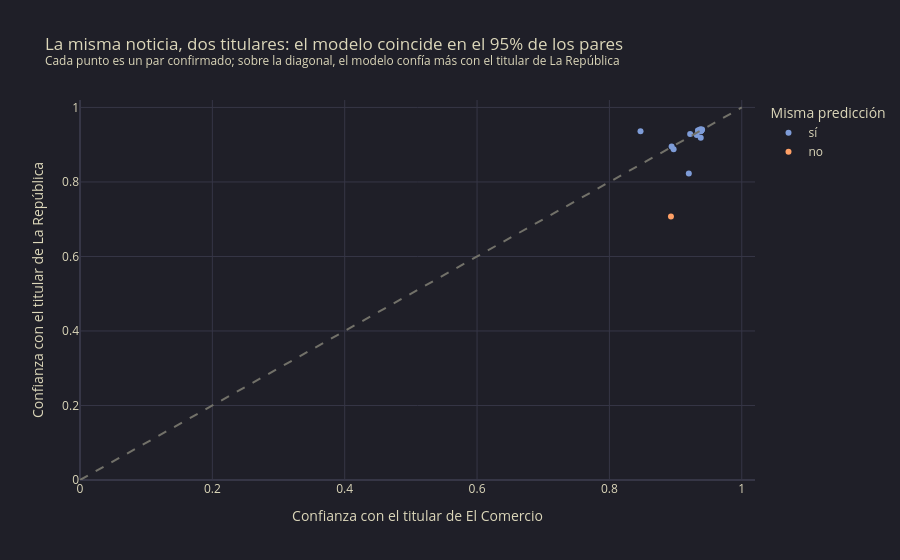

The cell this chart's notebook holds for it:
### Code cell
misma = np.where(pares["pred_lr"] == pares["pred_ec"], "sí", "no")
fig = px.scatter(pares, x="prob_ec", y="prob_lr", color=misma,
                 hover_data=["titular_lr", "titular_ec"], range_x=[0, 1.02], range_y=[0, 1.02],
                 color_discrete_map={"sí": kanagawa.SERIE, "no": kanagawa.CONTRASTE},
                 labels={"prob_ec": "Confianza con el titular de El Comercio",
                         "prob_lr": "Confianza con el titular de La República", "color": "Misma predicción"},
                 title=(f"La misma noticia, dos titulares: el modelo coincide en el "
                        f"{(pares['pred_lr'] == pares['pred_ec']).mean():.0%} de los pares"
                        f"<br><sup>Cada punto es un par confirmado; sobre la diagonal, el modelo confía más con el "
                        f"titular de La República</sup>"))
fig.add_shape(type="line", x0=0, y0=0, x1=1, y1=1, line=dict(dash="dash", color=kanagawa.GRIS))
fig.show()

### Figure 1 — Plotly figure (JSON) as saved in the notebook; plotly's stock layout.template omitted (floating-point values rounded to 4 significant figures)
{"data": [{"customdata": [["Precio del dólar hoy en Perú, sábado 17 de octubre: consulta el tipo de cambio para compra y venta", "Precio del dólar en Perú hoy, sábado 17 de octubre: cuál es el tipo de cambio del día"], ["Alianza Lima vs Atlético Grau EN VIVO: hora y canal del partido por la fecha 12 del Torneo Clausura de la Liga 1 2026", "Liga 1 MAX hoy en vivo, Alianza Lima vs. Atlético Grau por fecha 12 del Torneo Clausura"], ["César Acuña anuncia su retiro de la política: “Les doy una buena noticia”", "César Acuña anuncia su retiro: “Chau política, dedicado a tiempo completo a formar a mis jóvenes”"], ["Tabla de posiciones Torneo Clausura y Acumulado de la Liga 1 2026: resultados de los partidos de la fecha 12", "Tabla de posiciones, Liga 1: programación y resultados de la jornada 12 del Torneo Clausura"], ["López Chau tras pelea protagonizada por ministro César Astudillo: \"Estoy tentado a pedir su interpelación\"", "Alfonso López Chau: “Dado el comportamiento actual del ministro del Interior, estoy tentado de pedir su interpelación”"], ["Selección peruana confirmó nuevo amistoso para la fecha FIFA de noviembre: la 'Bicolor' enfrentará a Bolivia en Lima", "Perú vs Bolivia: fecha, hora y dónde ver el amistoso por la fecha FIFA de noviembre"], ["Partidos de hoy, sábado 17 de octubre: horarios y canales para ver fútbol EN VIVO", "Partidos de hoy, sábado 17 de octubre del 2026: hora, TV Gratis y dónde puedo ver fútbol en vivo"], ["Mia Shalit, arquera de Universitario, destaca el nivel de las cremas pese a derrota ante Palmeiras por Copa Libertadores Femenina: \"Estuvimos cerca\"", "“Estamos por ahí en el nivel”: Mia Jalit, arquera de Universitario, tras caer ante Palmeiras"], ["Debate de pedido de facultades sigue entrampado en el Senado por falta de consenso entre oficialismo y oposición", "Facultades legislativas: Senado sigue sin alcanzar consenso y debate continúa entrampado"], ["Diputada de Juntos por el Perú es acusada de discriminación contra niño neurodivergente", "Graciela Chipana trató de evitar juicio por discriminación a menor: ¿Por qué el Poder Judicial rechazó recurso de diputada de JP?"], ["Carlos Mesía anuncia que solo habrá sesión de Constitución cuando se llegue a un consenso: \"No vamos a volver a caer en este caos\"", "Carlos Mesía: “No voy a citar a la comisión para volver a caer en este caos, voy a citar en tanto haya consenso”"], ["Gobierno oficializa a Álvaro Vargas Llosa como embajador del Perú en Estados Unidos", "Álvaro Vargas Llosa es nombrado embajador del Perú en EE.UU.: ¿Cuáles serán las prioridades de su agenda?"], ["Rafael Belaunde minimiza altercado en la Comisión de Constitución: \"ha sido un incidente propio del fragor del debate político\"", "Ministro Rafael Belaunde sobre altercado en el Congreso: “Hay gente que está en el Parlamento para socavar la democracia desde adentro”"], ["Avanza País de Francis Allison pide al JNE segunda vuelta en Lima si nadie llega al 30% de votos", "¿Lima puede elegir a su alcalde en segunda vuelta? Esto tendría que cambiar para aplicar en el futuro propuesta de Francis Allison"], ["Daniel Prieto, arquero de Alianza Atlético, sobre cambio de localía para jugar ante Universitario: \"Nos sacan de nuestra ciudad\"", "“No deberíamos hacer un viaje largo cuando somos locales”: Alianza Atlético cuestiona el cambio de sede ante Universitario"], ["Francis Halzen gana el Premio Nobel de Física 2026 por descubrir neutrinos cósmicos con un detector bajo el hielo de la Antártida", "Quién es Francis Halzen, el Nobel que dedica su vida al observatorio de neutrinos a escala kilométrica en Polo Sur"], ["Predictamen de la Comisión de Constitución busca incorporar 8 puntos nuevos de las facultades aprobadas por diputados", "“Grupos hostiles”, el factor DINI y otras acciones: estos son los puntos que incorpora el predictamen del Senado"], ["López Chau a Fujimori tras altercado en el Senado y llamado a definir posiciones: \"Enfrentar al pueblo con sus FF. AA. es un daño radical\"", "Alfonso López Chau ratifica que Ahora Nación solo apoyará en el Senado los puntos aprobados en Cámara de Diputados: “Hasta ahora, sí”"]], "hovertemplate": "Misma predicción=sí<br>Confianza con el titular de El Comercio=%{x}<br>Confianza con el titular de La República=%{y}<br>titular_lr=%{customdata[0]}<br>titular_ec=%{customdata[1]}<extra></extra>", "legendgroup": "sí", "marker": {"color": "#7E9CD8", "symbol": "circle"}, "mode": "markers", "name": "sí", "orientation": "v", "showlegend": true, "type": "scatter", "x": [0.897, 0.94, 0.934, 0.939, 0.938, 0.939, 0.939, 0.939, 0.934, 0.932, 0.938, 0.922, 0.937, 0.92, 0.938, 0.894, 0.847, 0.938], "xaxis": "x", "y": [0.888, 0.941, 0.938, 0.939, 0.919, 0.938, 0.938, 0.94, 0.938, 0.926, 0.941, 0.929, 0.941, 0.823, 0.938, 0.895, 0.936, 0.936], "yaxis": "y"}, {"customdata": [["Vaticano informa que Papa León XIV tiene cáncer pulmonar", "León XIV fue operado de cáncer de pulmón: qué implica la extirpación de un lóbulo y cómo es la recuperación"]], "hovertemplate": "Misma predicción=no<br>Confianza con el titular de El Comercio=%{x}<br>Confianza con el titular de La República=%{y}<br>titular_lr=%{customdata[0]}<br>titular_ec=%{customdata[1]}<extra></extra>", "legendgroup": "no", "marker": {"color": "#FFA066", "symbol": "circle"}, "mode": "markers", "name": "no", "orientation": "v", "showlegend": true, "type": "scatter", "x": [0.893], "xaxis": "x", "y": [0.707], "yaxis": "y"}], "layout": {"legend": {"title": {"text": "Misma predicción"}, "tracegroupgap": 0}, "shapes": [{"line": {"color": "#727169", "dash": "dash"}, "type": "line", "x0": 0, "x1": 1, "y0": 0, "y1": 1}], "title": {"text": "La misma noticia, dos titulares: el modelo coincide en el 95% de los pares<br><sup>Cada punto es un par confirmado; sobre la diagonal, el modelo confía más con el titular de La República</sup>"}, "xaxis": {"anchor": "y", "domain": [0.0, 1.0], "range": [0, 1.02], "title": {"text": "Confianza con el titular de El Comercio"}}, "yaxis": {"anchor": "x", "domain": [0.0, 1.0], "range": [0, 1.02], "title": {"text": "Confianza con el titular de La República"}}}}
